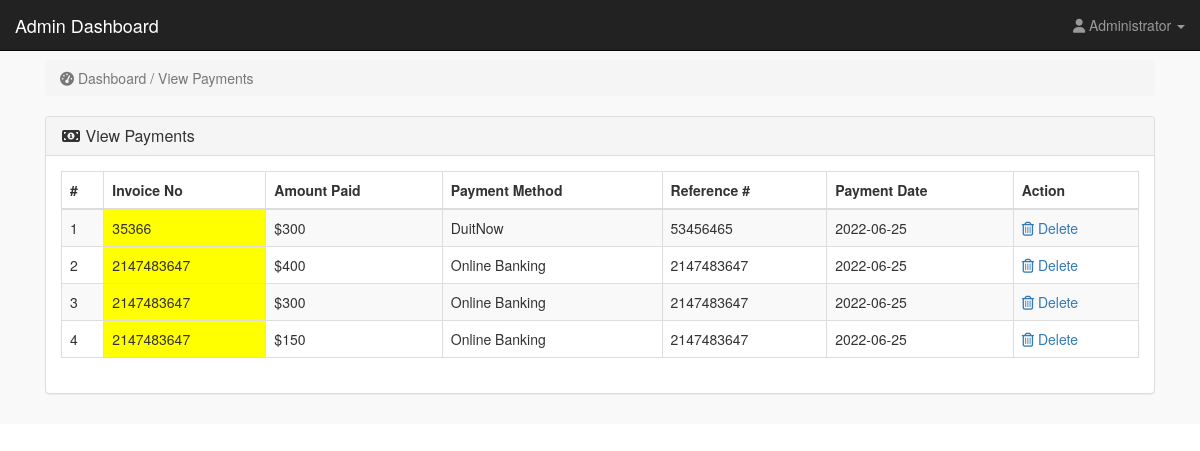
The page /admin_area/index.php?view_payments (signed in) on the database its author committed.
### tables this page shows
CREATE TABLE `payments` (
  `payment_id` int(10) NOT NULL,
  `invoice_no` int(10) NOT NULL,
  `amount` int(10) NOT NULL,
  `payment_mode` text NOT NULL,
  `ref_no` int(10) NOT NULL,
  `payment_date` text NOT NULL
);

### admin_area/view_payments.php (the view)
<?php
if(!isset($_SESSION['admin_email'])){
echo "<script>window.open('login.php','_self')</script>";
}
else {
?>
<div class="row">
<div class="col-lg-12">
<ol class="breadcrumb">
<li class="active">
<i class="fa fa-dashboard"></i> Dashboard / View Payments
</li>
</ol>
</div>
</div>
<div class="row">
<div class="col-lg-12">
<div class="panel panel-default">
<div class="panel-heading">
<h3 class="panel-title">
<i class="fa fa-money fa-fw"> </i> View Payments
</h3>
</div>
<div class="panel-body">
<div class="table-responsive">
<table class="table table-hover table-bordered table-striped">
<thead>
<tr>
<th>#</th>
<th>Invoice No</th>
<th>Amount Paid</th>
<th>Payment Method</th>
<th>Reference #</th>
<th>Payment Date</th>
<th>Action</th>
</tr>
</thead>
<tbody>
<?php
$i = 0;
$get_payments = "select * from payments";
$run_payments = mysqli_query($con,$get_payments);
while($row_payments = mysqli_fetch_array($run_payments)){
$payment_id = $row_payments['payment_id'];
$invoice_no = $row_payments['invoice_no'];
$amount = $row_payments['amount'];
$payment_mode = $row_payments['payment_mode'];
$ref_no = $row_payments['ref_no'];
$payment_date = $row_payments['payment_date'];
$i++;
?>
<tr>
<td><?php echo $i; ?></td>
<td bgcolor="yellow" ><?php echo $invoice_no; ?></td>
<td>$<?php echo $amount; ?></td>
<td><?php echo $payment_mode; ?></td>
<td><?php echo $ref_no; ?></td>
<td><?php echo $payment_date; ?></td>
<td>
<a href="index.php?payment_delete=<?php echo $payment_id; ?>" >
<i class="fa fa-trash-o" ></i> Delete
</a>
</td>
</tr>
<?php } ?>
</tbody>
</table>
</div>
</div>
</div>
</div>
</div>
<?php } ?>

### admin_area/includes/sidebar.php (shortened to what this page needs)
<?php
if(!isset($_SESSION['admin_email'])){
echo "<script>window.open('login.php','_self')</script>";
}
else {
?>
<nav class="navbar navbar-inverse navbar-fixed-top" >
<div class="navbar-header" >
<a class="navbar-brand" href="index.php?dashboard" >Admin Dashboard</a>
</div>
<ul class="nav navbar-right top-nav" >
<li class="dropdown" >
<a href="#" class="dropdown-toggle" data-toggle="dropdown" >
<i class="fa fa-user" ></i>
<?php echo $admin_name; ?> <b class="caret" ></b>
</a>
</li>
</ul>
</nav>
<?php } ?>

### admin_area/css/style.css (style rules this page uses)
body { margin-top:100px; }
@media (min-width: 768px) { body { margin-top:50px; } }
.top-nav { padding:0 15px; }
.top-nav>li { display:inline-block; float:left; }
.top-nav>li>a { padding-top:15px; padding-bottom:15px; line-height:20px; color:#999; }
.panel-body { border-radius:5px; }

### rows shown on the page
payments: invoice_no "35366", amount "300", payment_mode "DuitNow", ref_no "53456465", payment_date "2022-06-25"
payments: invoice_no "2147483647", amount "400", payment_mode "Online Banking", ref_no "2147483647", payment_date "2022-06-25"
payments: invoice_no "2147483647", amount "300", payment_mode "Online Banking", ref_no "2147483647", payment_date "2022-06-25"
payments: invoice_no "2147483647", amount "150", payment_mode "Online Banking", ref_no "2147483647", payment_date "2022-06-25"

### other values the page prints
$admin_name "Administrator"
